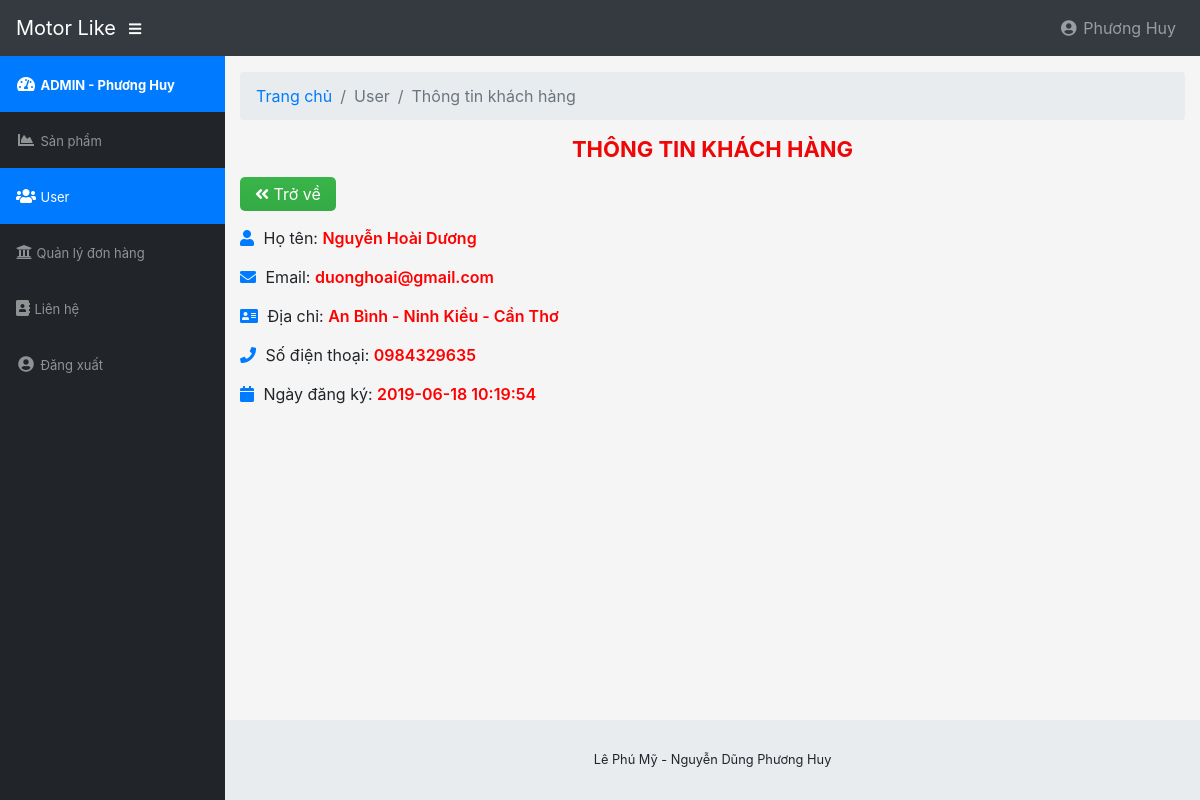
The page /admin/modules/user/view.php?id=37 (signed in) on the database as committed earlier.
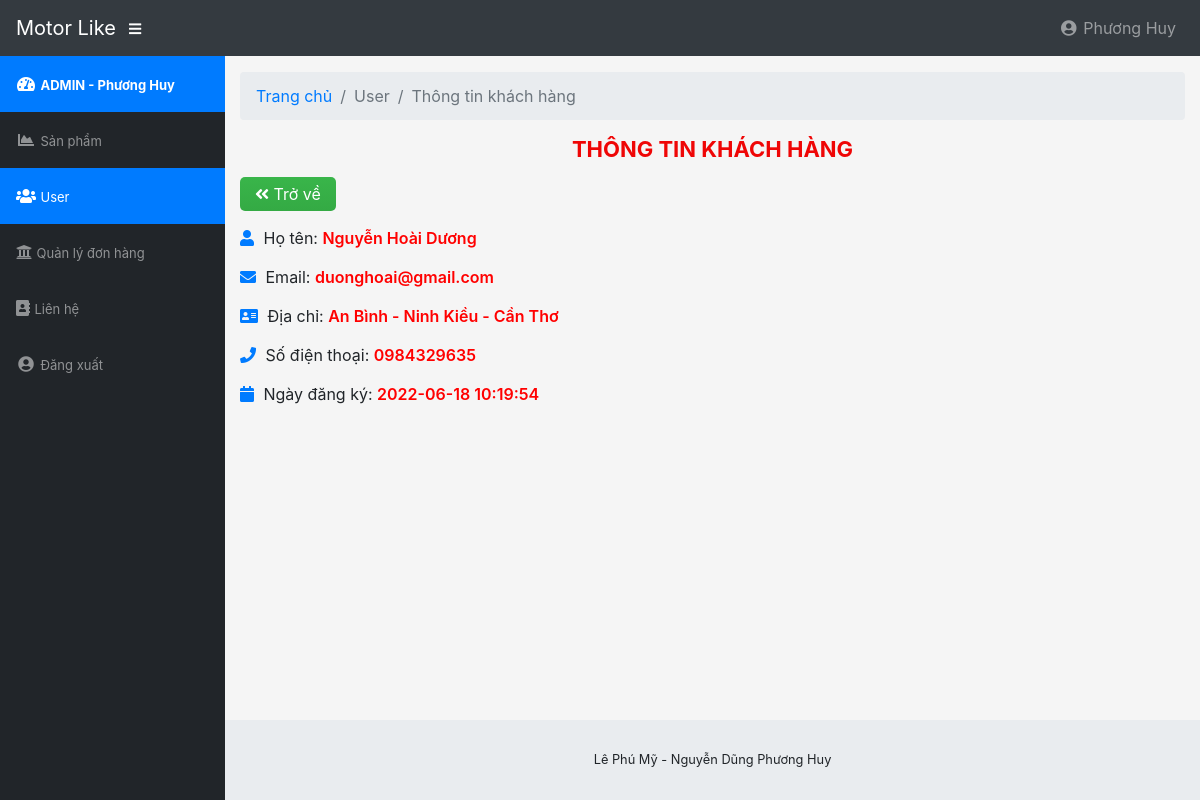
The same page on the database as committed later.
### tables this page shows
CREATE TABLE `users`  (
  `id` int(11) NOT NULL AUTO_INCREMENT,
  `name` varchar(100) NULL DEFAULT NULL,
  `email` varchar(100) NULL DEFAULT NULL,
  `phone` char(15) NULL DEFAULT NULL,
  `address` varchar(100) NULL DEFAULT NULL,
  `password` varchar(100) NULL DEFAULT NULL,
  `avatar` varchar(100) NULL DEFAULT NULL,
  `status` tinyint(4) NULL DEFAULT 1,
  `token` varchar(100) NULL DEFAULT NULL,
  `created_at` timestamp(0) NULL DEFAULT CURRENT_TIMESTAMP,
  `updated_at` timestamp(0) NULL DEFAULT CURRENT_TIMESTAMP ON UPDATE CURRENT_TIMESTAMP(0),
  PRIMARY KEY (`id`) USING BTREE
);

### libraries/Database.php (called while the page is built, shortened)
<?php
class Database
{
    public $link;
    public function __construct()
    {
        $this->link = mysqli_connect("localhost","root","","storemotor") or die ();
        mysqli_set_charset($this->link,"utf8");
    }
    public function fetchID($table , $id )
    {
        $sql = "SELECT * FROM {$table} WHERE id = $id ";
        $result = mysqli_query($this->link,$sql) or die("Lỗi  truy vấn fetchID " .mysqli_error($this->link));
        return mysqli_fetch_assoc($result);
    }
}
?>

### admin/autoload/autoload.php (called while the page is built, shortened)
<?php
require_once  __DIR__."/../../libraries/Database.php";
require_once __DIR__."/../../libraries/Function.php";
$db = new Database;
?>

### libraries/Function.php (called while the page is built, shortened)
<?php
function  getInput($string)
{
    return isset($_GET[$string]) ? $_GET[$string] : '';
}
?>

### admin/modules/user/view.php (the view, shortened to what this page needs)
<?php
require_once __DIR__."/../../autoload/autoload.php";
$id = intval(getInput('id'));
$view_user = $db->fetchID('users', $id);
?>
<?php require_once __DIR__."/../../layouts/header.php"; ?>
    <div class="container-fluid">
        <ol class="breadcrumb">
            <li class="breadcrumb-item">
                <a href="#">Trang chủ</a>
            </li>
            <li class="breadcrumb-item active">User</li>
            <li class="breadcrumb-item active">Thông tin khách hàng</li>
        </ol>
        <div class="admin-title-top">
            <h1>Thông tin khách hàng</h1>
        </div>
        <div class="button-custom">
            <a class="btn-add" href="index.php"><i class="fa fa-angle-double-left"></i> Trở về</a>
        </div>
        <div class="info-user">
            <ul>
                <li>
                    <i class="fa fa-user"></i> Họ tên: <span><?php echo $view_user['name'] ?></span>
                </li>
                <li>
                    <i class="fa fa-envelope"></i> Email: <span><?php echo $view_user['email'] ?></span>
                </li>
                <li>
                    <i class="fa fa-address-card"></i> Địa chỉ: <span><?php echo $view_user['address'] ?></span>
                </li>
                <li>
                    <i class="fa fa-phone"></i> Số điện thoại: <span><?php echo $view_user['phone'] ?></span>
                </li>
                <li>
                    <i class="fa fa-calendar"></i> Ngày đăng ký: <span><?php echo $view_user['created_at'] ?></span>
                </li>
            </ul>
        </div>
    </div>
<?php require_once __DIR__."/../../layouts/footer.php"; ?>

Rows that differ between the two databases and show on the page:
changed users "Nguyễn Hoài Dương": created_at "2019-06-18 10:19:54" → "2022-06-18 10:19:54"
